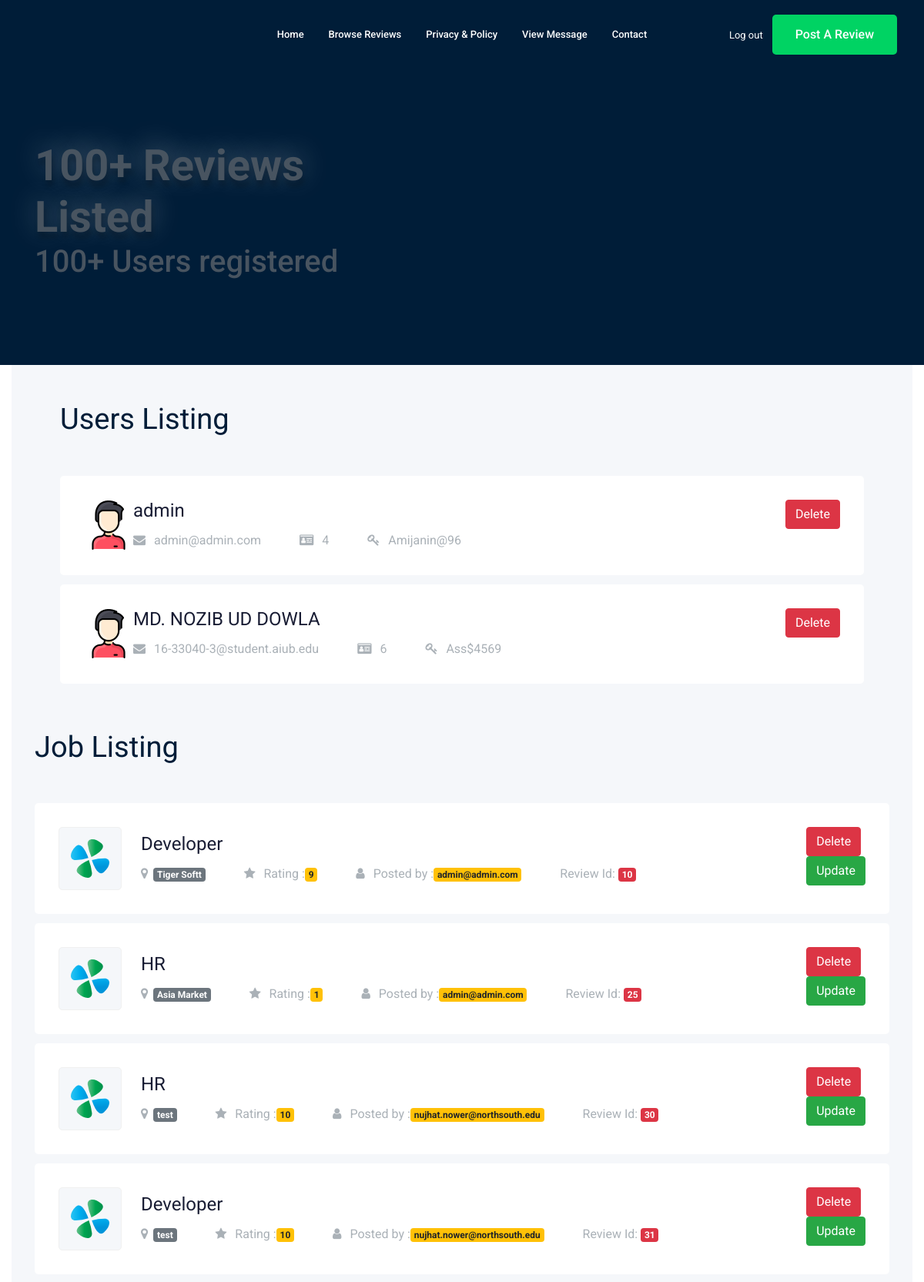
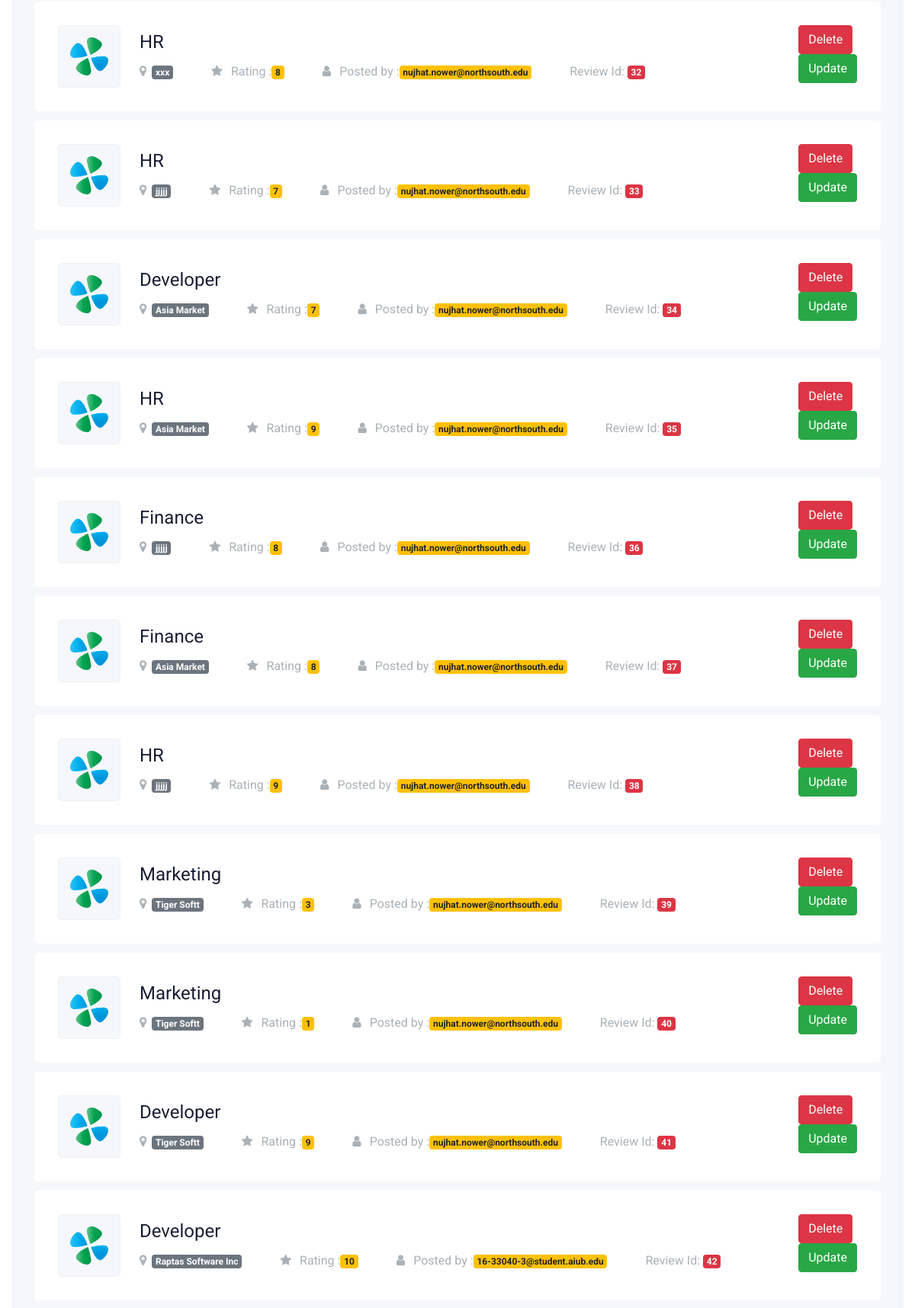
Screenshot of /admin.php (signed in, upper part) with the database file from the repository (2 pictures, top to bottom).
### tables this page shows
CREATE TABLE `review` (
  `email` varchar(100) NOT NULL,
  `reviewId` int(11) NOT NULL,
  `jobCatagory` varchar(200) NOT NULL,
  `companyName` varchar(100) NOT NULL,
  `post` varchar(100) NOT NULL,
  `salary` int(100) NOT NULL,
  `jobDuration` varchar(100) NOT NULL,
  `type` varchar(100) NOT NULL,
  `address` varchar(100) NOT NULL,
  `experience` varchar(1000) NOT NULL,
  `rating` int(2) NOT NULL
);

### admin.php (the view, shortened to what this page needs)
<?php
include_once 'database.php';
$result = mysqli_query($conn,"SELECT * FROM review");
$result3 = mysqli_query($conn,"SELECT * FROM login");
?>
<!DOCTYPE html>
<html lang="en">
<head>
   <link rel="stylesheet" href="css/bootstrap.min.css">
    <link rel="stylesheet" href="css/owl.carousel.min.css">
    <link rel="stylesheet" href="css/magnific-popup.css">
    <link rel="stylesheet" href="css/font-awesome.min.css">
    <link rel="stylesheet" href="css/themify-icons.css">
    <link rel="stylesheet" href="css/nice-select.css">
    <link rel="stylesheet" href="css/flaticon.css">
    <link rel="stylesheet" href="css/gijgo.css">
    <link rel="stylesheet" href="css/animate.min.css">
    <link rel="stylesheet" href="css/slicknav.css">
    <link rel="stylesheet" type="text/css" href="css/custom.css">
    <link rel="stylesheet" href="css/style.css">
</head>
<body>
      <header>
        <div class="header-area ">
            <div id="sticky-header" class="main-header-area">
                <div class="container-fluid ">
                    <div class="header_bottom_border">
                        <div class="row align-items-center">
                            <div class="col-xl-3 col-lg-2">
                            </div>
                            <div class="col-xl-6 col-lg-7">
                                <div class="main-menu  d-none d-lg-block">
                                    <nav>
                                        <ul id="navigation">
                                            <li><a href="#">home</a></li>
                                            <li><a href="browse_reviews.php">Browse Reviews</a></li>
                                           <li><a href="policy.php">privacy & policy</a></li>
                                           <li><a href="viewmessage.php">View Message</a></li>
                                            <li><a href="contact.php">Contact</a></li>
                                        </ul>
                                    </nav>
                                </div>
                            </div>
                            <div class="col-xl-3 col-lg-3 d-none d-lg-block">
                                <div class="Appointment">
                                    <div class="phone_num d-none d-xl-block">
                                        <a href="logout.php">Log out</a>
                                    </div>
                                    <div class="d-none d-lg-block">
                                        <a class="boxed-btn3" href="post_review.php">Post a Review</a>
                                    </div>
                                </div>
                            </div>
                            <div class="col-12">
                            </div>
                        </div>
                    </div>
                </div>
            </div>
        </div>
    </header>
       <div class="bradcam_area_2 bradcam_bg_2">
        <div class="container">
            <div class="row">
                <div class="col-xl-5">
                    <div class="bradcam_text">
                            <h3 style="color: #485460" class="wow fadeInLeft" data-wow-duration="1s" data-wow-delay=".2s"> 100+ Reviews listed</h3>
                            <h1 style="color: #485460" class="wow fadeInLeft" data-wow-duration="1s" data-wow-delay=".2s"> 100+ Users registered</h1>
                    </div>
                </div>
            </div>
        </div>
          </div>
  <div class="container-fluid">
        <div class="job_listing_area p-5">
        <div class="container">
            <div class="row align-items-center">
                <div class="col-lg-6">
                    <div class="section_title">
                        <h3>Users Listing</h3>
                    </div>
                </div>
            </div>
            <div class="job_lists">
                <div class="row">
                   <?php
                    while($row = mysqli_fetch_array($result3)) {
                    ?>
					  <div class="col-lg-12 col-md-12">
                        <div class="single_jobs white-bg d-flex justify-content-between">
                            <div class="jobs_left d-flex align-items-center">
                                    <img src="img/person.png" alt="">
                                <div class="jobs_conetent">
                             <h4><?php echo $row["name"];?></h4>
                                    <div class="links_locat d-flex align-items-center">
                                      <div class="location">
                                            <p> <i class="fa fa-envelope" aria-hidden="true"></i> <?php echo $row["email"]; ?></p>
                                        </div>
                                       <div class="location">
                                            <p><i class="fa fa-id-card" aria-hidden="true"></i> <?php echo $row["id"]; ?></p>
                                        </div>
                                        <div class="location">
                                            <p> <i class="fa fa-key" aria-hidden="true"></i> <?php echo $row["password"]; ?></p>
                                        </div>
                                    </div>
                                </div>
                            </div>
                            <div class="jobs_right">
                                <div class="apply_now">
                                   <form action="deleteuser.php?id=<?php echo $row["email"]; ?>" method="post">
										<input  class='btn btn-danger' type="submit" name="submit" value="Delete">
									</form>
                                </div>
                            </div>
                        </div>
                    </div>
                    <?php
                        }
                        ?>
                </div>
            </div>
        </div>
    </div>
    <div class="job_listing_area">
        <div class="container">
            <div class="row align-items-center">
                <div class="col-lg-6">
                    <div class="section_title">
                        <h3>Job Listing</h3>
                    </div>
                </div>
                <div class="col-lg-5">
                </div>
            </div>
            <div class="job_lists">
                <div class="row" >
                        <?php
                    while($row = mysqli_fetch_array($result)) {
                    ?>
                    <div class="col-lg-12 col-md-12">
                        <div class="single_jobs white-bg d-flex justify-content-between">
                            <div class="jobs_left d-flex align-items-center">
                                <div class="thumb" >
                                    <img style="width: 100%" src="img/svg_icon/1.svg" alt="">
                                </div>
                                <div class="jobs_conetent">
                                    <a href='job_details.php?id=<?php echo $row["reviewId"];?>'><h4><?php echo $row["jobCatagory"]; ?></h4></a>
                                    <div class="links_locat d-flex align-items-center">
                                        <div class="location">
                                            <p> <i class="fa fa-map-marker"></i><span class="badge badge-secondary"> <?php echo $row["companyName"]; ?></span></p>
                                        </div>
                                        <div class="location">
                                                    <p> <i class="fa fa-star" aria-hidden="true"></i> Rating :<span class="badge badge-warning"><?php echo $row["rating"]; ?></span></p>
                                                </div>
                                                <div class="location">
                                                    <p> <i class="fa fa-user" aria-hidden="true"></i> Posted by :<span class="badge badge-warning"><?php echo $row["email"]; ?></span></p>
                                                </div>
                                                <div class="location">
                                    <p>Review Id: <span class="badge badge-danger"> <?php echo $row["reviewId"]; ?></span></p>
                                </div>
                                    </div>
                                </div>
                            </div>
                            <div class="jobs_right">
                                <div class="apply_now">
									<form action='deletepost.php?id=<?php echo $row["reviewId"];?>' method="post">
										<input  class='btn btn-danger' type="submit" name="submit" value="Delete">
									</form>
									<form action='updatepost.php?id=<?php echo $row["reviewId"];?>' method="post">
										<input  class='btn btn-success' type="submit" name="submit" value="Update">
									</form>
                                </div>
                            </div>
                        </div>
                    </div>
                     <?php
                        }
                        ?>
                </div>
            </div>
        </div>
    </div>
      </div>
  </body>
</html>

### css/custom.css (style rules this page uses)
body { font-family: "Roboto", sans-serif; font-weight: normal; font-style: normal; }
h1, h2, h3, h4, h5 { font-family: "Roboto", sans-serif; color: #191d34; }
ul { margin: 0px; padding: 0px; }
li { list-style: none; }
p { font-size: 16px; font-weight: 400; line-height: 28px; color: #7A838B; margin-bottom: 13px; font-family: "Roboto", sans-serif; }
*::placeholder { color: #cccccc; font-size: 14px; opacity: 1; }
h3 { font-size: 24px; }
.white-bg { background: #ffffff; }
.bradcam_bg_2 { background: #001D38 }
.bradcam_area_2 { background-size: cover; background-position: center; padding: 182px 0 102px 0; background-repeat: no-repeat; position: relative; z-index: 0; background-size: cover; }
.bradcam_area_2 h3 { font-size: 56px; color: #fff; font-weight: 700; margin-bottom: 0; text-transform: capitalize; text-shadow: 2px 8px 6px rgba(0,0,0,0.2), 0px -5px 35px rgba(255,255,255,0.3); }

### rows the page displays
review: jobCatagory "Developer", companyName "Tiger Softt", rating "9", email "admin@admin.com", reviewId "10"
review: jobCatagory "HR", companyName "Asia Market", rating "1", email "admin@admin.com", reviewId "25"
review: jobCatagory "HR", companyName "test", rating "10", email "nujhat.nower@northsouth.edu", reviewId "30"
review: jobCatagory "Developer", companyName "test", rating "10", email "nujhat.nower@northsouth.edu", reviewId "31"
review: jobCatagory "HR", companyName "xxx", rating "8", email "nujhat.nower@northsouth.edu", reviewId "32"
review: jobCatagory "HR", companyName "jjjjj", rating "7", email "nujhat.nower@northsouth.edu", reviewId "33"
review: jobCatagory "Developer", companyName "Asia Market", rating "7", email "nujhat.nower@northsouth.edu", reviewId "34"
review: jobCatagory "HR", companyName "Asia Market", rating "9", email "nujhat.nower@northsouth.edu", reviewId "35"
review: jobCatagory "Finance", companyName "jjjjj", rating "8", email "nujhat.nower@northsouth.edu", reviewId "36"
review: jobCatagory "Finance", companyName "Asia Market", rating "8", email "nujhat.nower@northsouth.edu", reviewId "37"
review: jobCatagory "HR", companyName "jjjjj", rating "9", email "nujhat.nower@northsouth.edu", reviewId "38"
review: jobCatagory "Marketing", companyName "Tiger Softt", rating "3", email "nujhat.nower@northsouth.edu", reviewId "39"
review: jobCatagory "Marketing", companyName "Tiger Softt", rating "1", email "nujhat.nower@northsouth.edu", reviewId "40"
review: jobCatagory "Developer", companyName "Tiger Softt", rating "9", email "nujhat.nower@northsouth.edu", reviewId "41"
review: jobCatagory "Developer", companyName "Raptas Software Inc", rating "10", email "16-33040-3@student.aiub.edu", reviewId "42"

### other values shown
$row["name"] "admin"
$row["email"] "admin@admin.com"
$row["id"] "4"
$row["password"] "Amijanin@96"
$row["name"] "MD. NOZIB UD DOWLA"
$row["email"] "16-33040-3@student.aiub.edu"
$row["id"] "6"
$row["password"] "Ass$4569"
